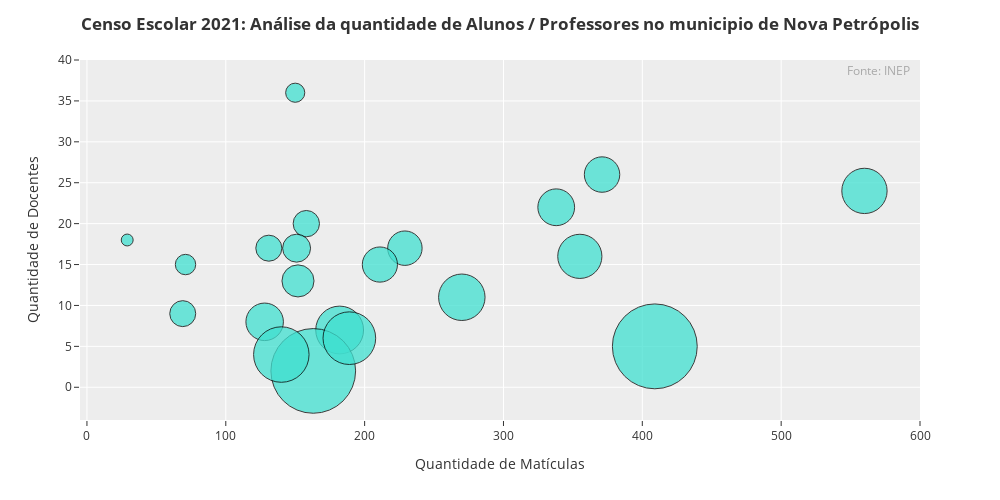

Notebook code for this chart:
### Code cell
grafic_np.update_layout(
  title="<b>Censo Escolar 2021: Análise da quantidade de Alunos / Professores no municipio de Nova Petrópolis<b>",
  font_size= 14
)

grafic_np.update_traces(marker_color = "turquoise")

#Aplicando borda nos circulos

grafic_np.update_traces(marker_line_width = 1, marker_line_color= "black")


# Alterando os títulos dos eixos x e y:
grafic_np.update_layout(
    xaxis_title= "Quantidade de Matículas",
    yaxis_title= "Quantidade de Docentes",
    font_size= 12
)

# Incluindo a fonte
grafic_np.add_annotation(
    text= "Fonte: INEP",
    xref= "paper",
    yref= "paper",
    font_color= "darkgrey",
    font_size= 12,
    showarrow= False,
    y= 1,
    x= 0.99
)

### Figure 1 — Plotly figure (JSON) as saved in the notebook; plotly's stock layout.template omitted (floating-point values rounded to 4 significant figures)
{"data": [{"customdata": [["EMEI PROFª IGNEZ CECCHINI DEPPE"], ["EMEI OTTINHO"], ["EMEI CONSTRUINDO O SABER"], ["EMEF LUIZ LOESER"], ["ESC EST ENS MED 1 DE MAIO"], ["ESC EST ENS FUN PIA"], ["ESC EST ENS FUN SAO JOSE"], ["ESC EST ENS FUN PADRE AMSTAD"], ["COL ESTADUAL PADRE WERNER"], ["EMEF PEDRO BECK FILHO"], ["ESCOLA TECNICA BOM PASTOR"], ["COLEGIO CENECISTA FREDERICO MICHAELSEN"], ["EMEF AUGUSTO GUILHERME GAEDICKE"], ["APAES ESCOLA DE EDUCACAO ESPECIAL SOL NASCENTE"], ["EMEF BOM PASTOR"], ["EMEI LYDIA BRAUN"], ["EMEI PIRULITO"], ["EMEF OTTO HOFFMANN"], ["EMEI PINGUINHO DE GENTE"], ["EMEI URSINHO CARINHOSO"], ["EMEI JACOB JAEGER"]], "hovertemplate": "QT_MAT_BAS=%{x}<br>QT_DOC_BAS=%{y}<br>QT_MAT_POR_DOC=%{marker.size}<br>NO_ENTIDADE=%{customdata[0]}<extra></extra>", "legendgroup": "", "marker": {"color": "turquoise", "line": {"color": "black", "width": 1}, "opacity": 0.75, "size": [16, 26, 81.5, 13.47, 22.19, 7.9, 11.69, 8.882, 23.33, 4.167, 81.8, 14.07, 24.55, 1.611, 14.27, 7.667, 4.733, 15.36, 7.706, 31.5, 35], "sizemode": "area", "sizeref": 0.02272, "symbol": "circle"}, "mode": "markers", "name": "", "orientation": "v", "showlegend": false, "type": "scatter", "x": [128, 182, 163, 229, 355, 158, 152, 151, 560, 150, 409, 211, 270, 29, 371, 69, 71, 338, 131, 189, 140], "xaxis": "x", "y": [8, 7, 2, 17, 16, 20, 13, 17, 24, 36, 5, 15, 11, 18, 26, 9, 15, 22, 17, 6, 4], "yaxis": "y"}], "layout": {"annotations": [{"font": {"color": "darkgrey", "size": 12}, "showarrow": false, "text": "Fonte: INEP", "x": 0.99, "xref": "paper", "y": 1, "yref": "paper"}], "font": {"size": 12}, "height": 500, "legend": {"itemsizing": "constant", "tracegroupgap": 0}, "margin": {"t": 60}, "title": {"text": "<b>Censo Escolar 2021: Análise da quantidade de Alunos / Professores no municipio de Nova Petrópolis<b>"}, "width": 1000, "xaxis": {"anchor": "y", "domain": [0, 1], "range": [-5, 600], "title": {"text": "Quantidade de Matículas"}}, "yaxis": {"anchor": "x", "domain": [0, 1], "range": [-4, 40], "title": {"text": "Quantidade de Docentes"}}}}
